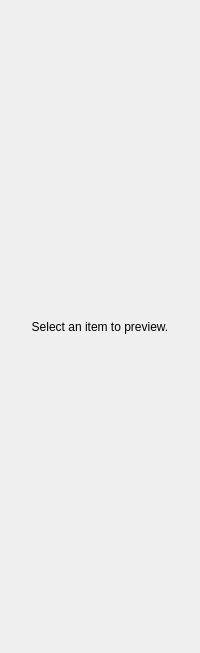
<?xml version="1.0" encoding="UTF-8"?>
<ui version="4.0">
 <class>Form</class>
 <widget class="QWidget" name="Form">
  <property name="geometry">
   <rect>
    <x>0</x>
    <y>0</y>
    <width>200</width>
    <height>653</height>
   </rect>
  </property>
  <property name="sizePolicy">
   <sizepolicy hsizetype="Ignored" vsizetype="Ignored">
    <horstretch>0</horstretch>
    <verstretch>0</verstretch>
   </sizepolicy>
  </property>
  <property name="minimumSize">
   <size>
    <width>200</width>
    <height>0</height>
   </size>
  </property>
  <property name="windowTitle">
   <string>Form</string>
  </property>
  <property name="styleSheet">
   <string notr="true"/>
  </property>
  <layout class="QVBoxLayout" name="verticalLayout">
   <property name="spacing">
    <number>4</number>
   </property>
   <property name="leftMargin">
    <number>5</number>
   </property>
   <property name="topMargin">
    <number>2</number>
   </property>
   <property name="rightMargin">
    <number>5</number>
   </property>
   <property name="bottomMargin">
    <number>2</number>
   </property>
   <item>
    <widget class="QFrame" name="uiAnimationOptionsFrame">
     <property name="sizePolicy">
      <sizepolicy hsizetype="Preferred" vsizetype="Preferred">
       <horstretch>0</horstretch>
       <verstretch>0</verstretch>
      </sizepolicy>
     </property>
     <property name="frameShape">
      <enum>QFrame::NoFrame</enum>
     </property>
     <property name="frameShadow">
      <enum>QFrame::Raised</enum>
     </property>
     <layout class="QVBoxLayout" name="verticalLayout_17">
      <property name="spacing">
       <number>4</number>
      </property>
      <property name="margin">
       <number>0</number>
      </property>
      <item>
       <widget class="QLabel" name="label">
        <property name="minimumSize">
         <size>
          <width>0</width>
          <height>0</height>
         </size>
        </property>
        <property name="text">
         <string>Select an item to preview.</string>
        </property>
        <property name="alignment">
         <set>Qt::AlignCenter</set>
        </property>
       </widget>
      </item>
     </layout>
    </widget>
   </item>
  </layout>
 </widget>
 <resources/>
 <connections/>
 <slots>
  <slot>apply()</slot>
  <slot>edit()</slot>
 </slots>
</ui>
